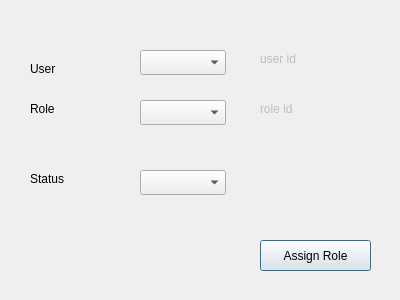
<?xml version="1.0" encoding="UTF-8"?>
<ui version="4.0">
 <class>Dialog</class>
 <widget class="QDialog" name="Dialog">
  <property name="geometry">
   <rect>
    <x>0</x>
    <y>0</y>
    <width>400</width>
    <height>300</height>
   </rect>
  </property>
  <property name="windowTitle">
   <string>Dialog</string>
  </property>
  <widget class="QLabel" name="LB_roleID">
   <property name="enabled">
    <bool>false</bool>
   </property>
   <property name="geometry">
    <rect>
     <x>260</x>
     <y>100</y>
     <width>141</width>
     <height>17</height>
    </rect>
   </property>
   <property name="frameShape">
    <enum>QFrame::NoFrame</enum>
   </property>
   <property name="text">
    <string>role id</string>
   </property>
  </widget>
  <widget class="QComboBox" name="CMB_userRoleStatus">
   <property name="geometry">
    <rect>
     <x>140</x>
     <y>170</y>
     <width>86</width>
     <height>25</height>
    </rect>
   </property>
  </widget>
  <widget class="QLabel" name="User">
   <property name="geometry">
    <rect>
     <x>30</x>
     <y>60</y>
     <width>67</width>
     <height>17</height>
    </rect>
   </property>
   <property name="text">
    <string>User</string>
   </property>
  </widget>
  <widget class="QLabel" name="label_3">
   <property name="geometry">
    <rect>
     <x>30</x>
     <y>170</y>
     <width>67</width>
     <height>17</height>
    </rect>
   </property>
   <property name="text">
    <string>Status</string>
   </property>
  </widget>
  <widget class="QPushButton" name="BTN_assignRole">
   <property name="geometry">
    <rect>
     <x>260</x>
     <y>240</y>
     <width>111</width>
     <height>31</height>
    </rect>
   </property>
   <property name="text">
    <string>Assign Role</string>
   </property>
  </widget>
  <widget class="QLabel" name="label_2">
   <property name="geometry">
    <rect>
     <x>30</x>
     <y>100</y>
     <width>67</width>
     <height>17</height>
    </rect>
   </property>
   <property name="text">
    <string>Role</string>
   </property>
  </widget>
  <widget class="QComboBox" name="CMB_roleName">
   <property name="geometry">
    <rect>
     <x>140</x>
     <y>100</y>
     <width>86</width>
     <height>25</height>
    </rect>
   </property>
  </widget>
  <widget class="QComboBox" name="CMB_userName">
   <property name="geometry">
    <rect>
     <x>140</x>
     <y>50</y>
     <width>86</width>
     <height>25</height>
    </rect>
   </property>
  </widget>
  <widget class="QLabel" name="LB_userID">
   <property name="enabled">
    <bool>false</bool>
   </property>
   <property name="geometry">
    <rect>
     <x>260</x>
     <y>50</y>
     <width>151</width>
     <height>17</height>
    </rect>
   </property>
   <property name="frameShape">
    <enum>QFrame::NoFrame</enum>
   </property>
   <property name="text">
    <string>user id</string>
   </property>
  </widget>
 </widget>
 <resources/>
 <connections/>
</ui>
